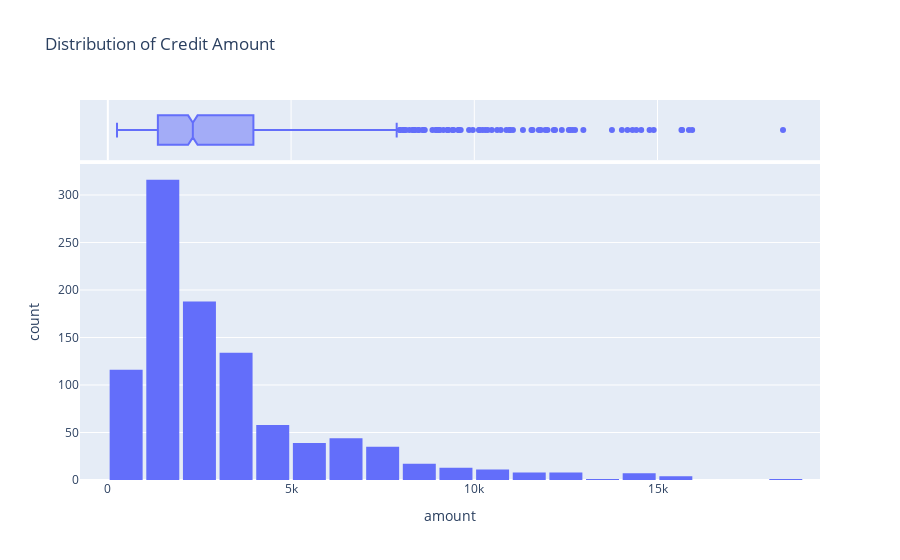

Notebook code cell kept with this figure:
### Code cell
# Distribution of Credit amount
fig = px.histogram(df,
                   x = 'amount',
                   marginal = 'box',
                   nbins = 20,
                   title='Distribution of Credit Amount')
fig.update_layout(bargap=0.1)
fig.show()

### Figure 1 — Plotly figure (JSON) as saved in the notebook; plotly's stock layout.template omitted (floating-point values rounded to 4 significant figures; data arrays with more than 128 entries replaced by an {"elided": "..."} marker saying what was removed)
{"data": [{"bingroup": "x", "hovertemplate": "amount=%{x}<br>count=%{y}<extra></extra>", "legendgroup": "", "marker": {"color": "#636efa", "pattern": {"shape": ""}}, "name": "", "nbinsx": 20, "orientation": "v", "showlegend": false, "type": "histogram", "x": {"elided": "1000 int values"}, "xaxis": "x", "yaxis": "y"}, {"hovertemplate": "amount=%{x}<extra></extra>", "legendgroup": "", "marker": {"color": "#636efa"}, "name": "", "notched": true, "showlegend": false, "type": "box", "x": {"elided": "1000 int values"}, "xaxis": "x2", "yaxis": "y2"}], "layout": {"bargap": 0.1, "barmode": "relative", "legend": {"tracegroupgap": 0}, "title": {"text": "Distribution of Credit Amount"}, "xaxis": {"anchor": "y", "domain": [0, 1], "title": {"text": "amount"}}, "xaxis2": {"anchor": "y2", "domain": [0, 1], "matches": "x", "showgrid": true, "showticklabels": false}, "yaxis": {"anchor": "x", "domain": [0, 0.8316], "title": {"text": "count"}}, "yaxis2": {"anchor": "x2", "domain": [0.8416, 1], "matches": "y2", "showgrid": false, "showline": false, "showticklabels": false, "ticks": ""}}}
